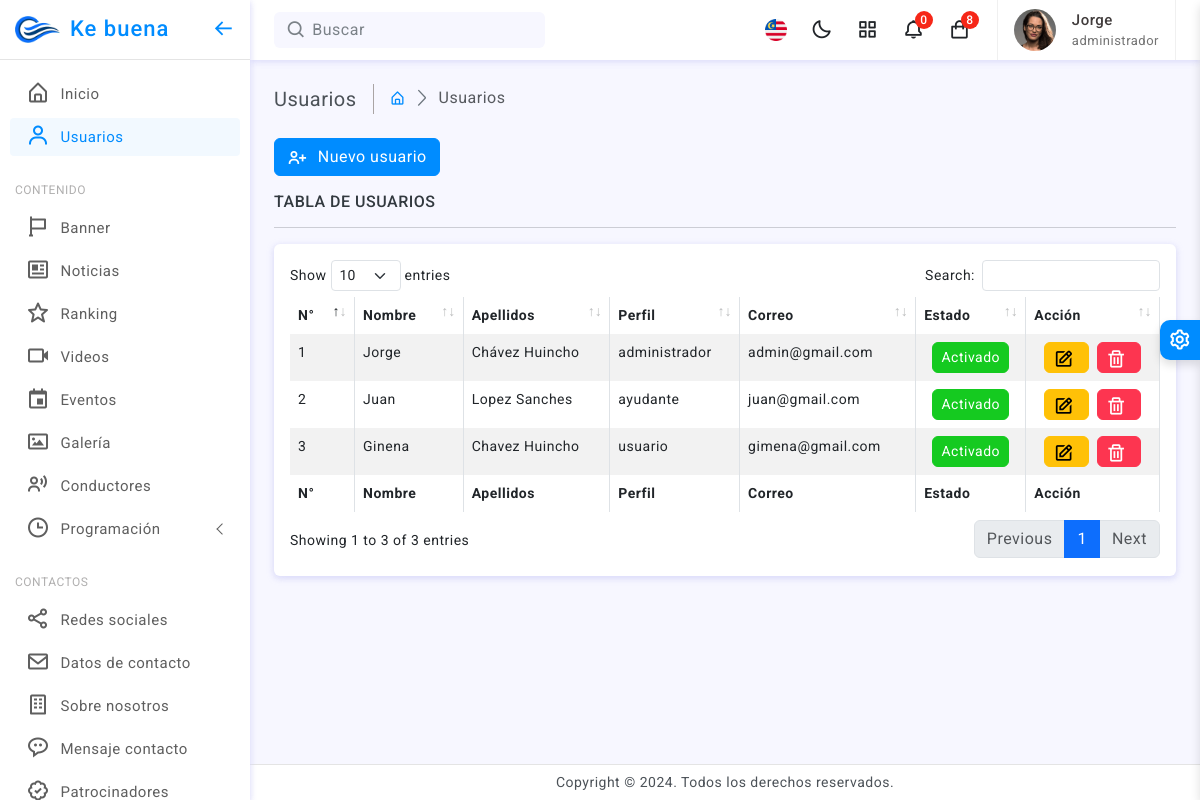
/usuarios (signed in), run on the app's committed database.
### tables this page shows
create table usuarios(
	id_usuario int primary key auto_increment,
    nombre varchar(100) not null,
    apellidos varchar(150) not null,
    perfil varchar(100) default "usuario",
    correo varchar(100) not null unique,
    password varchar(255) not null,
    estado int not null default 1,
    fecha datetime default current_timestamp()
)CHARACTER SET utf8mb4;

### controladores/Plantilla.controlador.php (called while the page is built)
<?php
class ControladorPlantilla{
    static public function ctrPlantilla(){
        include "vistas/plantilla.php";
    }
}

### index.php (called while the page is built, shortened)
<?php
require_once "controladores/Plantilla.controlador.php";
require_once "controladores/Usuario.controlador.php";
require_once "controladores/Ranking.controlador.php";
require_once "modelos/Usuario.modelo.php";
$plantilla = new ControladorPlantilla();
$plantilla->ctrPlantilla();

### modelos/Usuario.modelo.php (called while the page is built, shortened)
<?php
class ModeloUsuarios
{
    static public function mdlMostrarUsuarios($tabla, $item, $valor)
    {
        $conexion = Conexion::conectar();
        if ($item != null) {
            $stmt = $conexion->prepare("SELECT * FROM $tabla WHERE $item = :$item");
            $stmt->bindParam(":" . $item, $valor, PDO::PARAM_STR);
            $stmt->execute();
            return $stmt->fetch();
        } else {
            $stmt = $conexion->prepare("SELECT * FROM $tabla");
            $stmt->execute();
            return $stmt->fetchAll();
        }
    }
}
?>

### controladores/Usuario.controlador.php (called while the page is built, shortened)
<?php
class ControladorUsuario
{
    static public function ctrMostrarUsuarios($item, $valor)
    {
        $tabla = "usuarios";
        $respuesta = ModeloUsuarios::mdlMostrarUsuarios($tabla, $item, $valor);
        return $respuesta;
    }
}

### vistas/modulos/admin/usuarios.php (the view, shortened to what this page needs)
<div class="page-wrapper">
    <div class="page-content">
        <div class="page-breadcrumb d-none d-sm-flex align-items-center mb-4">
            <div class="breadcrumb-title pe-3">Usuarios</div>
            <div class="ps-3">
                <nav aria-label="breadcrumb">
                    <ol class="breadcrumb mb-0 p-0">
                        <li class="breadcrumb-item"><a href="inicio"><i class="bx bx-home-alt"></i></a>
                        </li>
                        <li class="breadcrumb-item active" aria-current="page">Usuarios</li>
                    </ol>
                </nav>
            </div>
        </div>
        <div>
            <button type="button" class="btn btn-primary mb-2" data-bs-toggle="modal" data-bs-target="#modalNuevoUsuario"><i class="bx bx-user-plus"></i> Nuevo usuario</button>
            <h6 class="mb-3 text-uppercase mt-2">Tabla de usuarios</h6>
        </div>
        <hr />
        <div class="card">
            <div class="card-body">
                <div class="table-responsive">
                    <table id="example" class="table table-striped table-bordered tabla_usuario" style="width:100%">
                        <thead>
                            <tr>
                                <th>N°</th>
                                <th>Nombre</th>
                                <th>Apellidos</th>
                                <th>Perfil</th>
                                <th>Correo</th>
                                <th>Estado</th>
                                <th>Acción</th>
                            </tr>
                        </thead>
                        <tbody>
                            <?php
                            $item = null;
                            $valor = null;
                            $usuarios = ControladorUsuario::ctrMostrarUsuarios($item, $valor);
                            foreach ($usuarios as $key => $value) {
                            ?>
                                <tr>
                                    <td><?php echo $key + 1 ?></td>
                                    <td><?php echo $value["nombre"] ?></td>
                                    <td><?php echo $value["apellidos"] ?></td>
                                    <td><?php echo $value["perfil"] ?></td>
                                    <td><?php echo $value["correo"] ?></td>
                                    <?php
                                    if ($value["estado"] == 1) {
                                        echo '<td class="text-center"><button class="btn btn-success btn-sm rounded btnActivar" idUsuario="' . $value["id_usuario"] . '" estadoUsuario="0">Activado</button></td>';
                                    } else {
                                        echo '<td class="text-center"><button class="btn btn-danger btn-sm rounded btnActivar" idUsuario="' . $value["id_usuario"] . '" estadoUsuario="1">Desactivado</button></td>';
                                    }
                                    ?>
                                    <td>
                                        <div class="text-center">
                                            <a href="#" class="btn btn-warning rounded btn-sm me-1 btnEditarUsuario" idUsuario="<?php echo $value["id_usuario"] ?>" data-bs-toggle="modal" data-bs-target="#modalEditarUsuario"><i class="bx bx-edit"></i></a>
                                            <a href="#" class="btn btn-danger rounded btn-sm btnEliminarUsuario" idUsuario="<?php echo $value["id_usuario"] ?>"><i class="bx bx-trash"></i></a>
                                        </div>
                                    </td>
                                </tr>
                            <?php
                            }
                            ?>
                        </tbody>
                        <tfoot>
                            <tr>
                                <th>N°</th>
                                <th>Nombre</th>
                                <th>Apellidos</th>
                                <th>Perfil</th>
                                <th>Correo</th>
                                <th>Estado</th>
                                <th>Acción</th>
                            </tr>
                        </tfoot>
                    </table>
                </div>
            </div>
        </div>
    </div>
</div>

### data on the page
usuarios: nombre "Jorge", apellidos "Chávez Huincho", perfil "administrador", correo "admin@gmail.com"
usuarios: nombre "Juan", apellidos "Lopez Sanches", perfil "ayudante", correo "juan@gmail.com"
usuarios: nombre "Ginena", apellidos "Chavez Huincho", perfil "usuario", correo "gimena@gmail.com"

### other printed values
$showState "0"
$_SESSION["nombre"] "Jorge"
$_SESSION["perfil"] "administrador"
